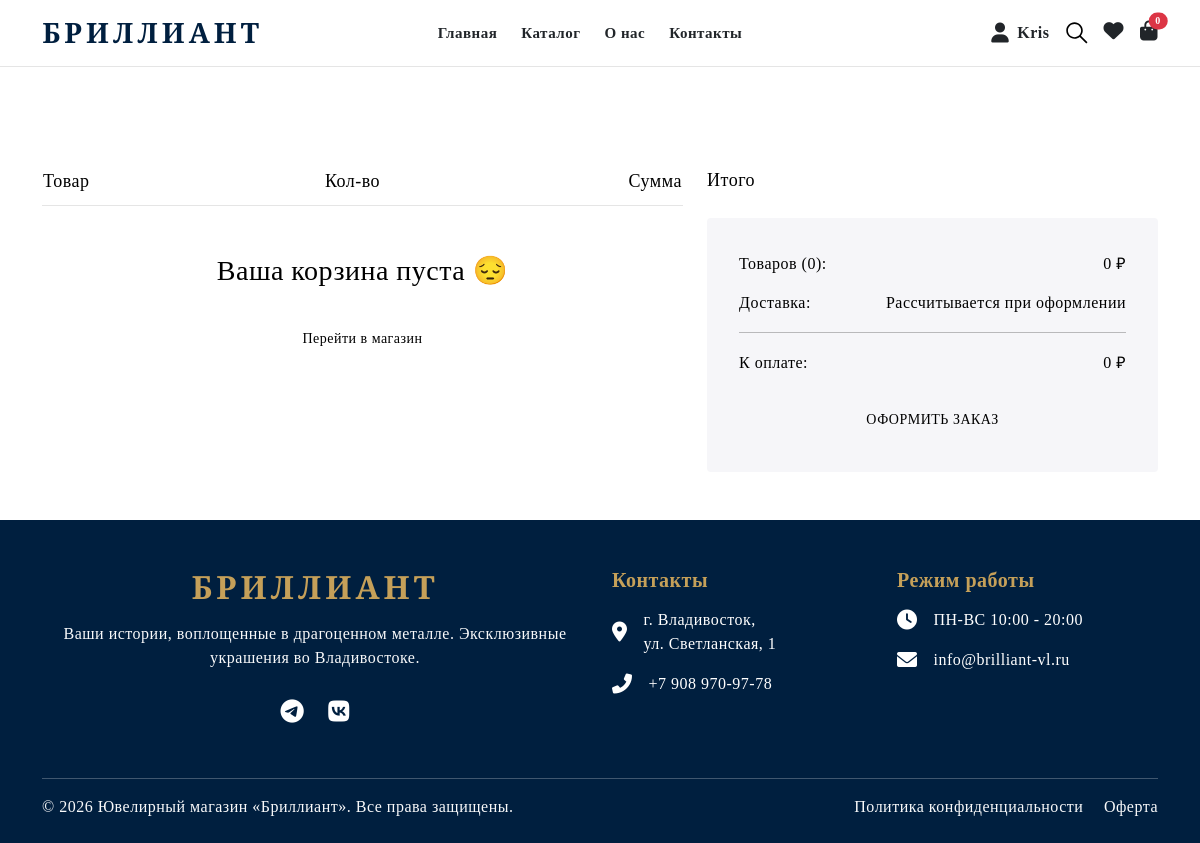
The app's page /cart/ (signed in), older data.
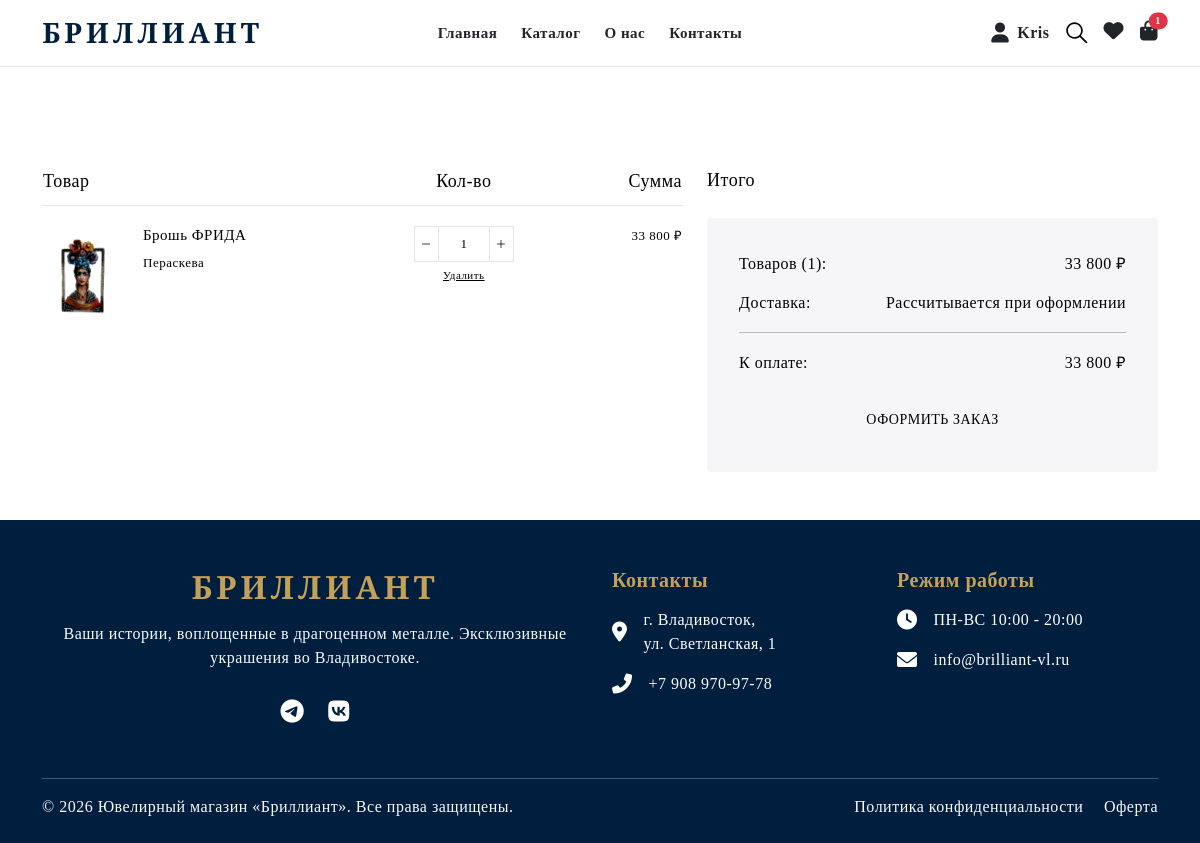
The same page, newer data.
### users/models.py (models this page shows, shortened)
class Cart(models.Model):
    user = models.OneToOneField(User, on_delete=models.CASCADE, verbose_name="Пользователь")
    created_at = models.DateTimeField(auto_now_add=True)
    @property
    def total_price(self):
        return sum(item.total_price for item in self.items.all())
    @property
    def total_items(self):
        return sum(item.quantity for item in self.items.all())

class CartItem(models.Model):
    cart = models.ForeignKey(Cart, related_name='items', on_delete=models.CASCADE)
    product = models.ForeignKey(Product, on_delete=models.CASCADE)
    quantity = models.PositiveIntegerField(default=1)
    @property
    def total_price(self):
        return self.product.price * self.quantity

### main/models.py (models this page shows, shortened)
class Product(models.Model):
    article = models.CharField('Артикул', max_length=50)
    title = models.CharField('Название', max_length=100)
    price = models.DecimalField('Цена', max_digits=10, decimal_places=2)
    description = models.TextField('Описание')
    image = models.ImageField(upload_to='products/', verbose_name="Фото")
    category = models.ForeignKey(Category, on_delete=models.SET_NULL, null=True, verbose_name="Категория")
    vendor = models.ForeignKey(Vendor, on_delete=models.SET_NULL, null=True, verbose_name="Бренд")
    metal = models.ForeignKey(Metal, on_delete=models.SET_NULL, null=True, verbose_name="Металл")
    color = models.ForeignKey(Color, on_delete=models.SET_NULL, null=True, verbose_name="Цвет")
    size = models.ForeignKey(Size, on_delete=models.SET_NULL, null=True, verbose_name="Размер")

class Vendor(models.Model):
    name = models.CharField('Бренд', max_length=100)

### users/views.py (the view)
# urls.py: path('cart/', views.cart_view, name='cart'),
@login_required
def cart_view(request):
    cart, created = Cart.objects.get_or_create(user=request.user)
    context = {
        'cart': cart,
    }
    return render(request, 'cart.html', context)

### users/context_processors.py (called while the page is built)
def cart_processor(request):
    if request.user.is_authenticated:
        cart, created = Cart.objects.get_or_create(user=request.user)
        return {'global_cart': cart}
    return {'global_cart': None}

def wishlist_count(request):
    if request.user.is_authenticated:
        return {'wishlist_count': WishlistItem.objects.filter(user=request.user).count()}
    return {'wishlist_count': 0}

### main/templates/cart.html (shortened to what the changed rows need)
{% extends 'base.html' %}
{% load static %}
{% load humanize %}
{% block content %}
<div class="cart-page mt-100">
    <div class="container">
        <div class="cart-page-wrapper">
            <div class="row">
                <div class="col-lg-7 col-md-12 col-12">
                    <table class="cart-table w-100">
                        <thead>
                            <tr>
                                <th class="cart-caption heading_18">Товар</th>
                                <th class="cart-caption heading_18"></th>
                                <th class="cart-caption text-center heading_18 d-none d-md-table-cell">Кол-во</th>
                                <th class="cart-caption text-end heading_18">Сумма</th>
                            </tr>
                        </thead>
                        <tbody>
                            {% for item in cart.items.all %}
                            <tr class="cart-item">
                                <td class="cart-item-media">
                                    <div class="mini-img-wrapper">
                                        <img class="mini-img" src="{{ item.product.image.url }}" alt="{{ item.product.title }}">
                                    </div>
                                </td>
                                <td class="cart-item-details">
                                    <h2 class="product-title"><a href="{% url 'product_detail' item.product.id %}">{{ item.product.title }}</a></h2>
                                    <p class="product-vendor">{{ item.product.vendor.name }}</p>
                                </td>
                                <td class="cart-item-quantity">
                                    <form method="post" action="{% url 'update_cart' item.id %}">
                                        <div class="quantity d-flex align-items-center justify-content-between">
                                            <button type="submit" name="quantity" value="{{ item.quantity|add:'-1' }}" class="qty-btn dec-qty"><img src="{% static 'img/icon/minus.svg' %}" alt="minus"></button>
                                            <input class="qty-input" type="number" name="quantity" value="{{ item.quantity }}" min="1" onchange="this.form.submit()">
                                            <button type="submit" name="quantity" value="{{ item.quantity|add:'1' }}" class="qty-btn inc-qty"><img src="{% static 'img/icon/plus.svg' %}" alt="plus"></button>
                                        </div>
                                    </form>
                                    <a href="{% url 'remove_from_cart' item.id %}" class="product-remove mt-2">Удалить</a>
                                </td>
                                <td class="cart-item-price text-end">
                                    <div class="product-price">{{ item.total_price|floatformat:0|intcomma }} ₽</div>
                                </td>
                            </tr>
                            {% empty %}
                            <tr>
                                <td colspan="4" class="text-center py-5">
                                    <h3>Ваша корзина пуста 😔</h3>
                                    <a href="/collection" class="btn-primary mt-4">Перейти в магазин</a>
                                </td>
                            </tr>
                            {% endfor %}
                        </tbody>
                    </table>
                </div>
                <div class="col-lg-5 col-md-12 col-12">
                    <div class="cart-total-area">
                        <div class="cart-total-box mt-4">
                            <div class="subtotal-item subtotal-box">
                                <h4 class="subtotal-title">Товаров ({{ cart.total_items }}):</h4>
                                <p class="subtotal-value">{{ cart.total_price|floatformat:0|intcomma }} ₽</p>
                            </div>
                            <div class="subtotal-item discount-box">
                                <h4 class="subtotal-title">К оплате:</h4>
                                <p class="subtotal-value">{{ cart.total_price|floatformat:0|intcomma }} ₽</p>
                            </div>
                        </div>
                    </div>
                </div>
            </div>
        </div>
    </div>
</div>
{% endblock %}

### main/templates/base.html (shortened to what the changed rows need)
{% load static %}
<!doctype html>
<html lang="ru" class="no-js" style="scroll-behavior: smooth;">
<head>
    <link rel="stylesheet" href="{% static 'css/vendor.css' %}">
    <link rel="stylesheet" href="{% static 'css/style.css' %}">
    <link rel="stylesheet" href="https://cdnjs.cloudflare.com/ajax/libs/font-awesome/6.0.0/css/all.min.css">
</head>
<body>
    <div class="body-wrapper">
        <header class="sticky-header border-btm-black header-1 bg-white">
            <div class="header-bottom py-3">
                <div class="container">
                    <div class="row align-items-center">
                        <div class="col-lg-3 col-md-4 col-4">
                            <div class="header-logo">
                                <a href="/" class="logo-main text-decoration-none">
                                    <h2 class="mb-0 fw-bold" style="font-family: 'Playfair Display', serif; color: #001f3f; letter-spacing: 4px; font-size: 28px;">БРИЛЛИАНТ</h2>
                                </a>
                            </div>
                        </div>
                        <div class="col-lg-3 col-md-8 col-8">
                            <div class="header-action d-flex align-items-center justify-content-end gap-3">
                                <a href="/cart/" class="text-dark text-decoration-none position-relative">
                                    <i class="fas fa-shopping-bag fs-5"></i>
                                    <span class="position-absolute top-0 start-100 translate-middle badge rounded-pill bg-danger" style="font-size: 10px;">
                                        {{ global_cart.total_items|default:0 }}
                                    </span>
                                </a>
                            </div>
                        </div>
                    </div>
                </div>
            </div>
        </header>
        <main id="MainContent" class="content-for-layout">
            {% block content %}{% endblock %}
        </main>
    </div>
</body>
</html>

Row changes from the older to the newer data that the page shows:
computed for Cart: total_items "0" → "1"; total_price "0" → "33 800"
added CartItem: product.image (picture), product "Брошь ФРИДА", product.vendor.name "Пераскева", quantity "1", total_price "33 800"
Text that changed along with them:
text no longer shown: "Ваша корзина пуста 😔 Перейти в магазин"
